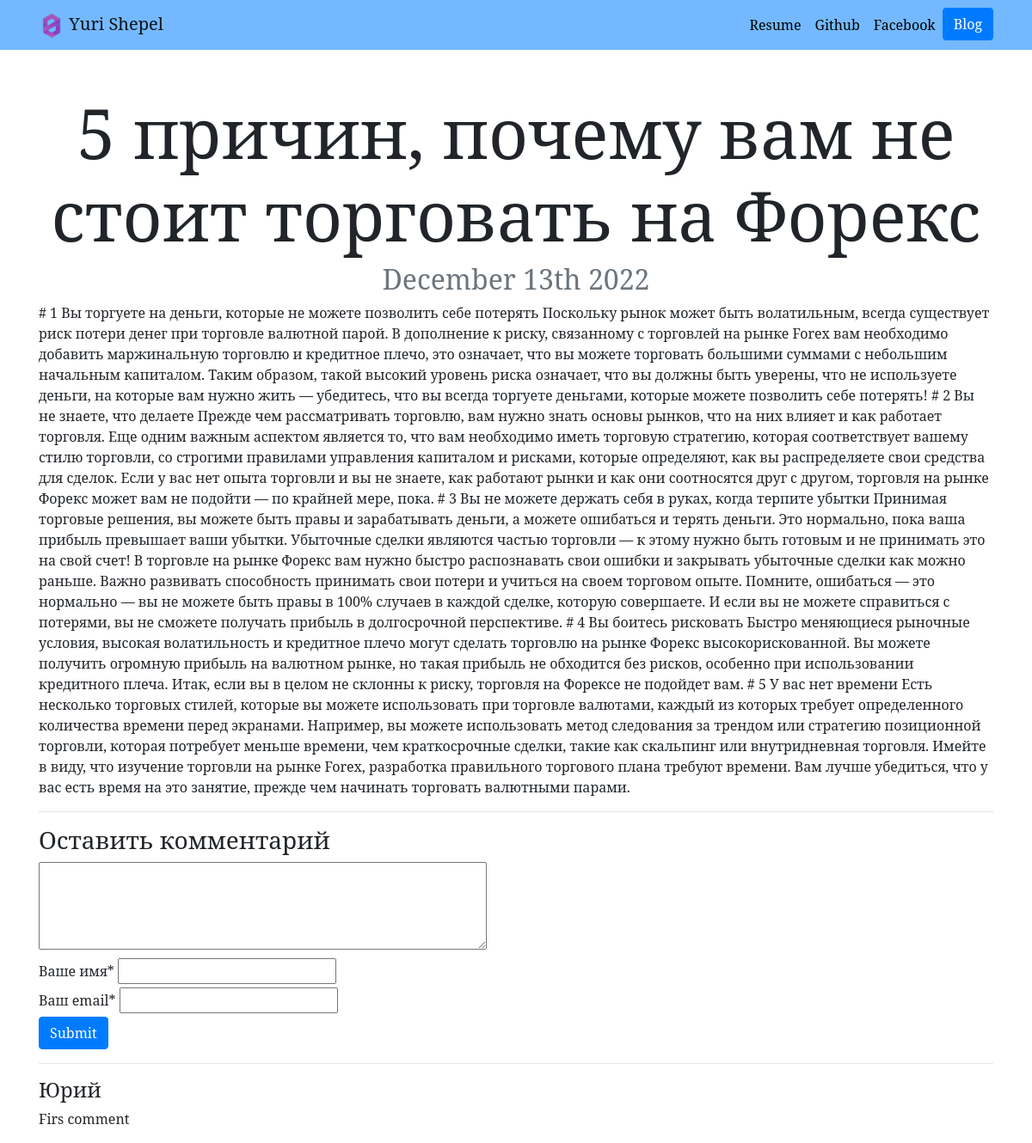
Before: /blog/1/ with the older database file.
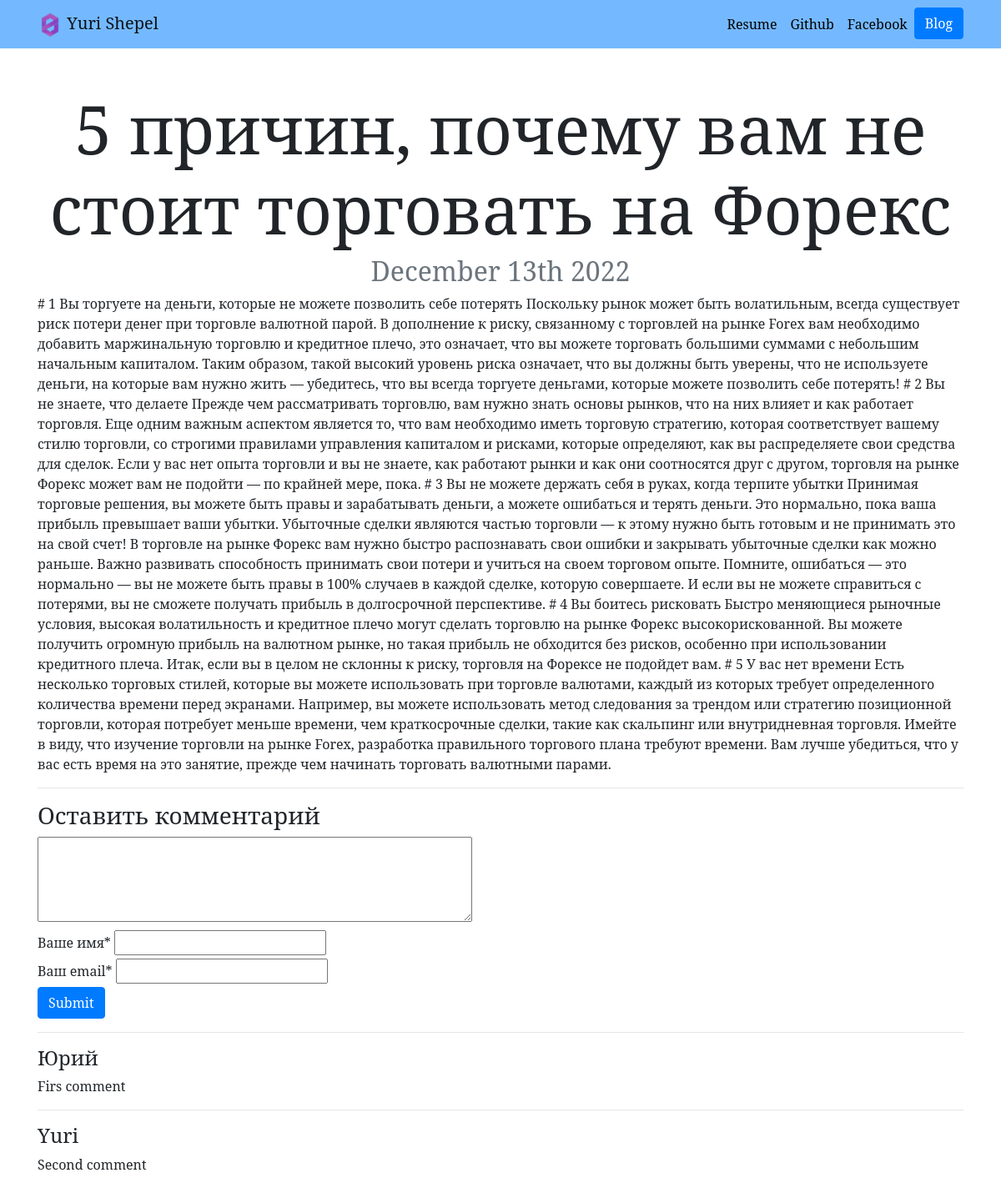
After: the same page with the newer database file.
### blog/models.py (models this page shows, shortened)
class Comments(models.Model):
    name = models.CharField('Name', max_length=30)
    email = models.EmailField()
    text = models.TextField('Comment', max_length=500)
    post = models.ForeignKey(Post, on_delete=models.CASCADE)
    class Meta():
        verbose_name = 'Comments'
        verbose_name_plural = 'Comments'

### blog/views.py (the view)
# urls.py: path('<int:post_id>/', views.Detail.as_view(), name='detail'),
class Detail(View):
    def get(self, request, post_id):
        post = get_object_or_404(Post, pk=post_id)
        return render(request, 'blog/detail.html', {'post': post})

### blog/templates/blog/detail.html (shortened to what this page needs)
{% extends 'portfolio/base.html' %}
{% block content %}
    <h1 class="text-center mt-5" id="blogdetailtitle">{{ post.title }}</h1>
    <h2 class="text-center text-muted mb5">{{ post.date|date:"F jS Y" }}</h2>
    {{ post.content|safe }}
    <hr>
    <div class="text-left mt-3">
        <h3>Оставить комментарий</h3>
        <form action="{% url 'blog:add_comments' post.id %} " method="post">
            <div>
                <textarea name="text" rows="4" cols="50" ></textarea>
             </div>
            <div class="mt-1">
                <lable>Ваше имя*</lable>
                <input type="text" name="name">
             </div>
                <div class="mt-1">
                <lable>Ваш email*</lable>
                <input type="email" name="email">
             </div>
                <div class="mt-1 mb-3">
                <input type="submit" name="" id="" class="btn btn-primary">
             </div>
        </form>
        <div>
            {% for comment in post.comments_set.all %}
                <hr>
                <div>
                <h4>{{ comment.name }}</h4>
                <p>{{ comment.text }}</p>
                </div>
            {% endfor %}
        </div>
    </div>
{% endblock %}

Changed rows visible on the page:
added Comments: name "Yuri", text "Second comment"
